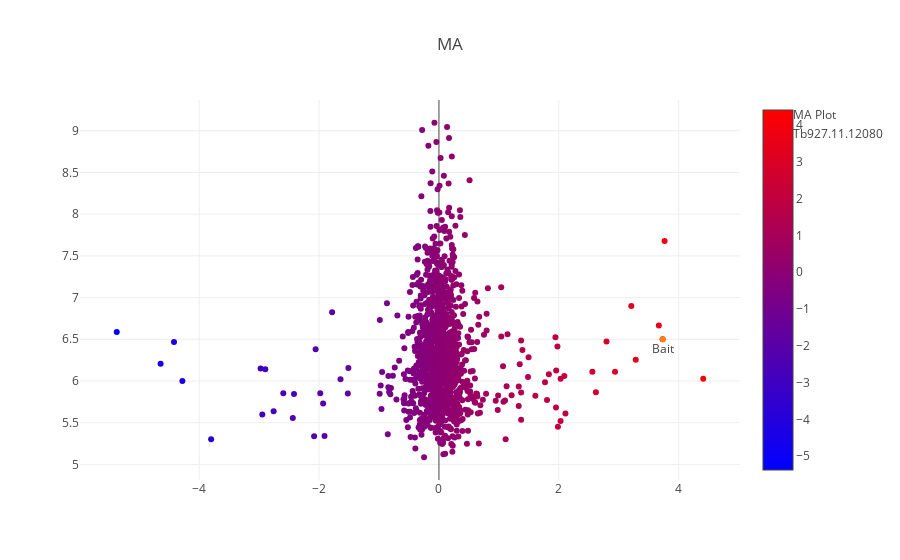

Source (notebook cell):
### Code cell
#interactive plot
trace_1 = go.Scatter(
    x=selection.logRatio,
    y=selection.logInt,
    mode='markers',
    name='MA Plot',
    text = [a + ' ' +b for a,b in zip(selection.index.values, selection.Gene_desc)],
    hoverinfo = 'text',
    marker=dict(
        #size=16,
        color = selection.logRatio, #set color equal to a variable
        colorscale='Bluered',
        showscale=True
    )
)

annot_1 = go.Scatter(
    x=[selection.logRatio.loc['Tb927.11.12080']],
    y=[selection.logInt.loc['Tb927.11.12080']],
    mode='markers+text',
    name='Tb927.11.12080',
    text=['Bait'],
    textposition='bottom center'
)



layout = dict(title='MA')


fig = go.Figure(data=[trace_1, annot_1], 
                layout=layout)
iplot(fig, filename='test')

### Figure 1 — Plotly figure (JSON) as saved in the notebook; plotly's stock layout.template omitted (floating-point values rounded to 4 significant figures; data arrays with more than 128 entries replaced by an {"elided": "..."} marker saying what was removed)
{"data": [{"hoverinfo": "text", "marker": {"color": {"elided": "1254 float values"}, "colorscale": "Bluered", "showscale": true}, "mode": "markers", "name": "MA Plot", "text": {"elided": "1254 str values"}, "type": "scatter", "uid": "b809881e-a77f-11e8-aafe-005056c00008", "x": {"elided": "1254 float values"}, "y": {"elided": "1254 float values"}}, {"mode": "markers+text", "name": "Tb927.11.12080", "text": ["Bait"], "textposition": "bottom center", "type": "scatter", "uid": "b809881f-a77f-11e8-a1b1-005056c00008", "x": [3.733], "y": [6.499]}], "layout": {"title": "MA"}}
